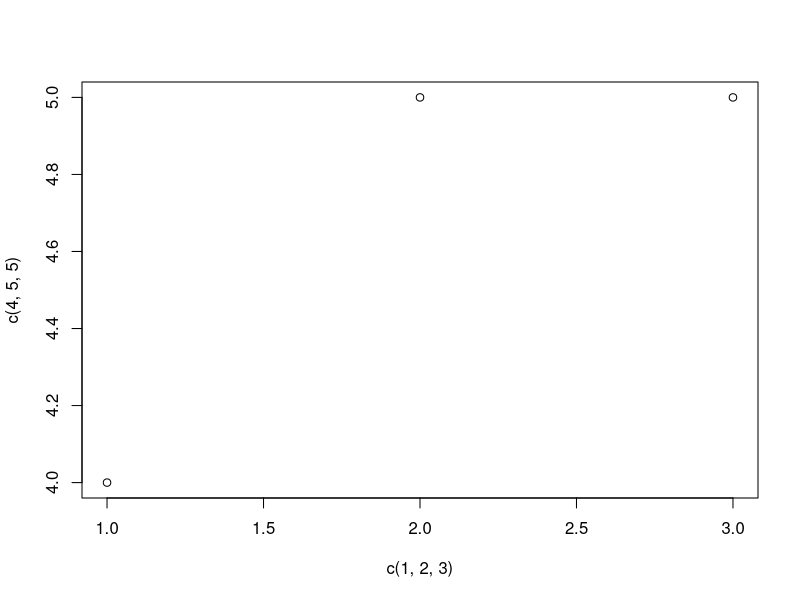
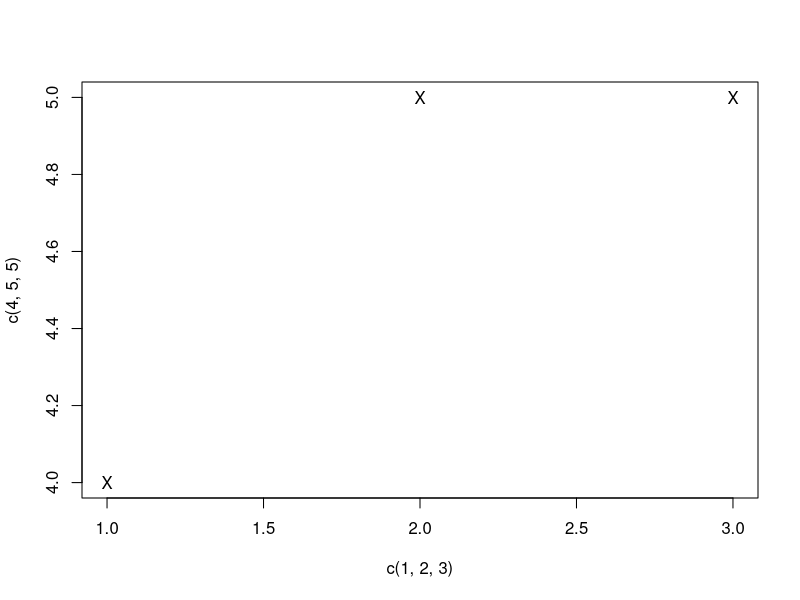
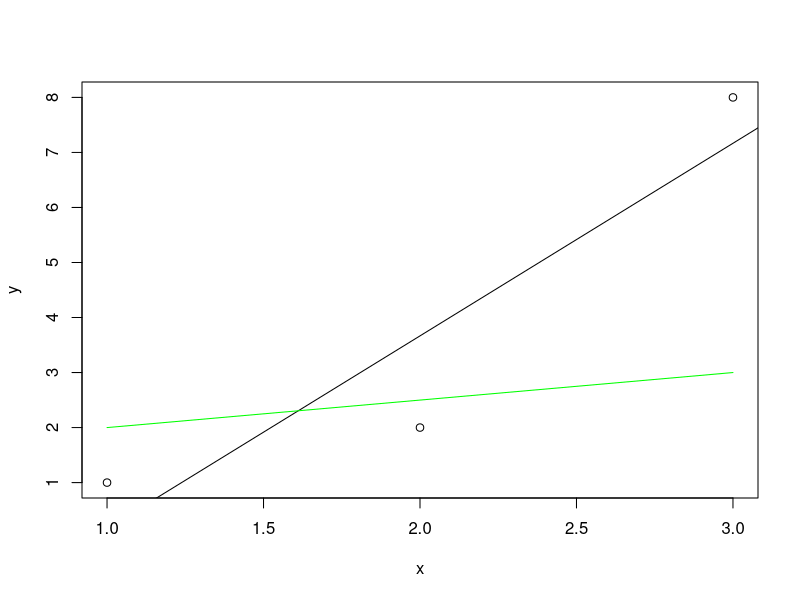
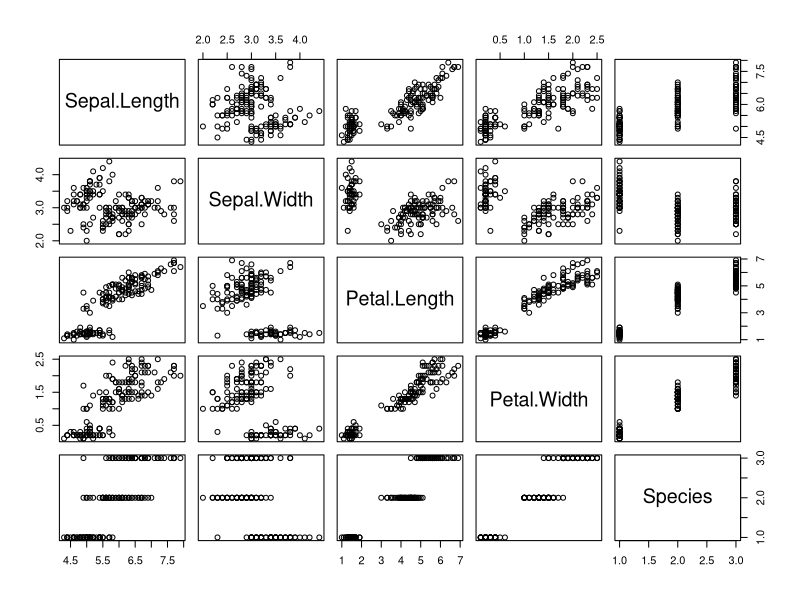

These charts were generated, in order, by the following R code:
##BASIC EXAMPLES
plot(c(1, 2, 3), c(4, 5, 5))

#change simbol
plot(c(1, 2, 3), c(4, 5, 5), pch="X")

##GRAPHIC BY STAGES
#empty graphic
plot(c(1, 3), c(1,8), type = "n",
     xlab = "x", ylab = "y")

#add some points
x <- c(1, 2, 3)
y <- c(1, 2, 8)
points(x,y)

#create a line with lineal regression
mi_linea <- lm( y ~ x)
abline(mi_linea)

#new line with another color
lines(c(1, 3), c(2, 3), col="green")

##DATAFRAME IRIS
plot(iris)